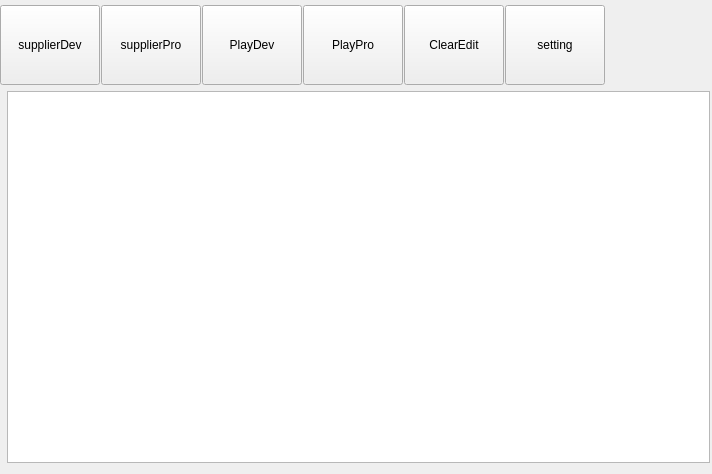
<?xml version="1.0" encoding="UTF-8"?>
<ui version="4.0">
 <class>MainWidget</class>
 <widget class="QWidget" name="MainWidget">
  <property name="geometry">
   <rect>
    <x>0</x>
    <y>0</y>
    <width>712</width>
    <height>474</height>
   </rect>
  </property>
  <property name="windowTitle">
   <string>MainWidget</string>
  </property>
  <layout class="QVBoxLayout" name="verticalLayout_2">
   <property name="leftMargin">
    <number>0</number>
   </property>
   <property name="topMargin">
    <number>5</number>
   </property>
   <property name="rightMargin">
    <number>0</number>
   </property>
   <item>
    <layout class="QHBoxLayout" name="horizontalLayout">
     <property name="spacing">
      <number>1</number>
     </property>
     <property name="leftMargin">
      <number>0</number>
     </property>
     <item>
      <widget class="QPushButton" name="btnSupplierDevLogin">
       <property name="sizePolicy">
        <sizepolicy hsizetype="Minimum" vsizetype="Fixed">
         <horstretch>0</horstretch>
         <verstretch>0</verstretch>
        </sizepolicy>
       </property>
       <property name="minimumSize">
        <size>
         <width>100</width>
         <height>80</height>
        </size>
       </property>
       <property name="text">
        <string>supplierDev</string>
       </property>
      </widget>
     </item>
     <item>
      <widget class="QPushButton" name="pushButton">
       <property name="minimumSize">
        <size>
         <width>100</width>
         <height>80</height>
        </size>
       </property>
       <property name="text">
        <string>supplierPro</string>
       </property>
      </widget>
     </item>
     <item>
      <widget class="QPushButton" name="playDev">
       <property name="sizePolicy">
        <sizepolicy hsizetype="Minimum" vsizetype="Fixed">
         <horstretch>0</horstretch>
         <verstretch>0</verstretch>
        </sizepolicy>
       </property>
       <property name="minimumSize">
        <size>
         <width>100</width>
         <height>80</height>
        </size>
       </property>
       <property name="text">
        <string>PlayDev</string>
       </property>
      </widget>
     </item>
     <item>
      <widget class="QPushButton" name="btnLoginPlayPro">
       <property name="sizePolicy">
        <sizepolicy hsizetype="Minimum" vsizetype="Fixed">
         <horstretch>0</horstretch>
         <verstretch>0</verstretch>
        </sizepolicy>
       </property>
       <property name="minimumSize">
        <size>
         <width>100</width>
         <height>80</height>
        </size>
       </property>
       <property name="text">
        <string>PlayPro</string>
       </property>
      </widget>
     </item>
     <item>
      <widget class="QPushButton" name="btnClearEdit">
       <property name="minimumSize">
        <size>
         <width>100</width>
         <height>80</height>
        </size>
       </property>
       <property name="text">
        <string>ClearEdit</string>
       </property>
      </widget>
     </item>
     <item>
      <widget class="QPushButton" name="btnSettingWin">
       <property name="sizePolicy">
        <sizepolicy hsizetype="Minimum" vsizetype="Fixed">
         <horstretch>0</horstretch>
         <verstretch>0</verstretch>
        </sizepolicy>
       </property>
       <property name="minimumSize">
        <size>
         <width>100</width>
         <height>80</height>
        </size>
       </property>
       <property name="text">
        <string>setting</string>
       </property>
      </widget>
     </item>
     <item>
      <spacer name="horizontalSpacer">
       <property name="orientation">
        <enum>Qt::Horizontal</enum>
       </property>
       <property name="sizeHint" stdset="0">
        <size>
         <width>40</width>
         <height>20</height>
        </size>
       </property>
      </spacer>
     </item>
    </layout>
   </item>
   <item>
    <layout class="QVBoxLayout" name="verticalLayout">
     <property name="spacing">
      <number>9</number>
     </property>
     <property name="sizeConstraint">
      <enum>QLayout::SetDefaultConstraint</enum>
     </property>
     <property name="leftMargin">
      <number>7</number>
     </property>
     <property name="rightMargin">
      <number>2</number>
     </property>
     <item>
      <widget class="QPlainTextEdit" name="textEdit"/>
     </item>
    </layout>
   </item>
  </layout>
 </widget>
 <layoutdefault spacing="6" margin="11"/>
 <resources/>
 <connections/>
</ui>
